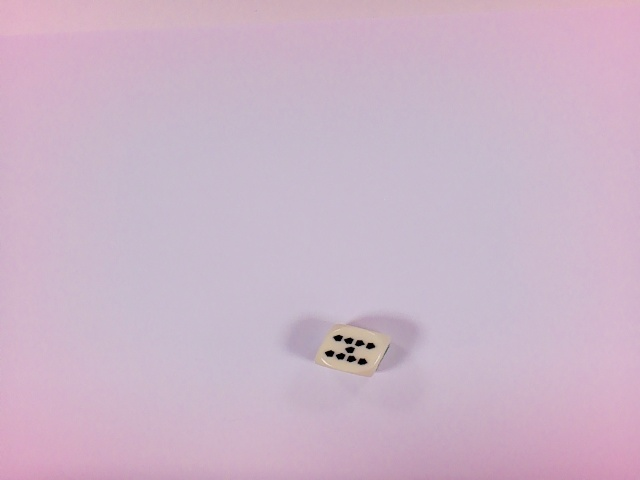
#> input picture data/raw/1/dice_1_20260409_150433_292006.jpg, 640 x 480 px; its folder holds only this picture in this run
$ python preprocess_dataset.py
#> lines starting #> are read from the running program, lines starting #| are printed output that depends on the picture; after the words box and inside, x2 and y2 are one past the last pixel; in counts of white or black regions, pixels touching at a corner belong together
#> in preprocess_dataset, image is the input picture: shape (480, 640, 3); mean B, G, R 200, 180.8, 204
"""
Dataset preprocessing script for Poker Dice Classifier.

For each image in data/raw/<class>/:
    1. Detects the dice automatically using edge detection (Canny)
    2. Crops the detected area with a small margin
    3. Resizes to 224x224 pixels (MobileNetV2 input size)
    4. Saves to data/processed/<class>/

Usage:
    python preprocess_dataset.py
    python preprocess_dataset.py --input-dir data/raw --output-dir data/processed
    python preprocess_dataset.py --margin 20 --preview
"""

import argparse
import os

import cv2
import numpy as np


def detect_dice_bbox(image, margin=15):
    """
    Detects the dice bounding box using two strategies:
    1. Primary: color detection (beige/cream dice on pink/white background)
    2. Fallback: edge detection (Canny)

    Args:
        image: BGR image as numpy array.
        margin: extra pixels around the detected dice (default 15).

    Returns:
        Tuple (x, y, w, h) of the bounding box, or None if not detected.
    """
#> called with margin = 15
    h_img, w_img = image.shape[:2]
#> h_img = 480; w_img = 640

    # --- Strategy 1: color detection (beige/cream) ---
    hsv = cv2.cvtColor(image, cv2.COLOR_BGR2HSV)
#> hsv: shape (480, 640, 3); mean H, S, V 151, 30.9, 205.5
    lower_beige = np.array([10, 20, 150])
    upper_beige = np.array([40, 120, 255])
    mask = cv2.inRange(hsv, lower_beige, upper_beige)
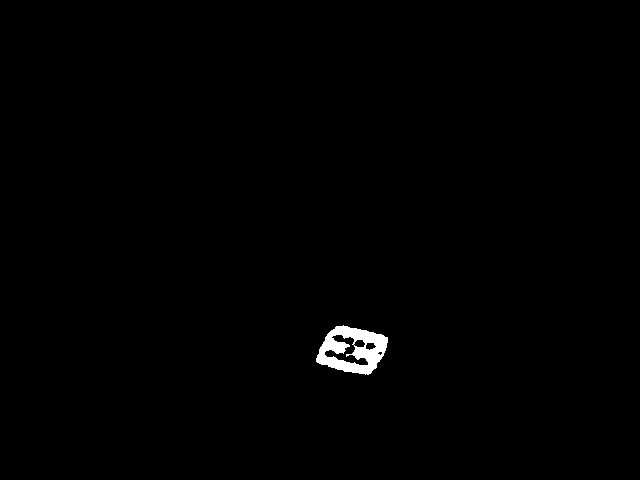
#> mask: shape (480, 640); 0.64% white; 1 white region, box (x1, y1, x2, y2) and area: (316, 325, 388, 375) 1970

    # Clean up noise
    kernel = np.ones((5, 5), np.uint8)
    mask = cv2.morphologyEx(mask, cv2.MORPH_CLOSE, kernel)
#> mask: shape (480, 640); 0.68% white; 1 white region, box (x1, y1, x2, y2) and area: (316, 325, 388, 375) 2093
    mask = cv2.morphologyEx(mask, cv2.MORPH_OPEN, kernel)
#> mask: shape (480, 640); 0.64% white; 1 white region

    contours, _ = cv2.findContours(
        mask, cv2.RETR_EXTERNAL, cv2.CHAIN_APPROX_SIMPLE
    )
#> contours = 1 contour; box (x1, y1, x2, y2) and area: (317, 326, 388, 374) 2436

    if contours:
        largest = max(contours, key=cv2.contourArea)
#> largest = contour of 82 points, box (x1, y1, x2, y2) (317, 326, 388, 374), area 2436
        if cv2.contourArea(largest) > 500:
            x, y, w, h = cv2.boundingRect(largest)
#> x = 317; y = 326; w = 71; h = 48
            x = max(0, x - margin)
#> x = 302
            y = max(0, y - margin)
#> y = 311
            w = min(w_img - x, w + 2 * margin)
#> w = 101
            h = min(h_img - y, h + 2 * margin)
#> h = 78
            return x, y, w, h

    # --- Strategy 2: fallback with Canny ---
    gray = cv2.cvtColor(image, cv2.COLOR_BGR2GRAY)
    blurred = cv2.GaussianBlur(gray, (5, 5), 0)
    edges = cv2.Canny(blurred, threshold1=30, threshold2=100)
    kernel2 = np.ones((5, 5), np.uint8)
    dilated = cv2.dilate(edges, kernel2, iterations=2)

    contours2, _ = cv2.findContours(
        dilated, cv2.RETR_EXTERNAL, cv2.CHAIN_APPROX_SIMPLE
    )

    if not contours2:
        return None

    largest2 = max(contours2, key=cv2.contourArea)
    if cv2.contourArea(largest2) < 1000:
        return None

    x, y, w, h = cv2.boundingRect(largest2)
    x = max(0, x - margin)
    y = max(0, y - margin)
    w = min(w_img - x, w + 2 * margin)
    h = min(h_img - y, h + 2 * margin)
    return x, y, w, h


def preprocess_image(image, target_size=(224, 224), margin=15):
    """
    Detects the dice, crops it and resizes to target_size.

    Args:
        image: BGR image as numpy array.
        target_size: output size tuple (width, height).
        margin: extra pixels around the detected dice.

    Returns:
        Preprocessed image, or None if dice not detected.
    """
    bbox = detect_dice_bbox(image, margin=margin)
#> bbox = (302, 311, 101, 78)

    if bbox is None:
        return None

    x, y, w, h = bbox
#> x = 302; y = 311; w = 101; h = 78
    cropped = image[y:y + h, x:x + w]
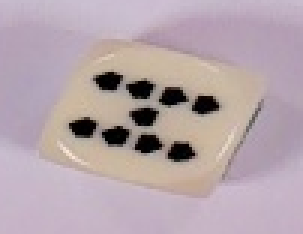
#> cropped: shape (78, 101, 3) (shown 3 times larger); mean B, G, R 171, 164.8, 181.2
    resized = cv2.resize(cropped, target_size)
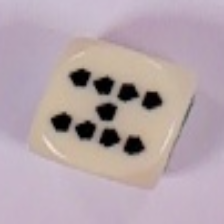
#> resized: shape (224, 224, 3); mean B, G, R 170.9, 164.7, 181.1

    return resized


def preprocess_dataset(input_dir, output_dir, margin, preview):
    """Processes all images in input_dir and saves them to output_dir."""

    classes = [str(i) for i in range(1, 7)]
    total_ok = 0
    total_failed = 0

    for cls in classes:
        input_cls_dir = os.path.join(input_dir, cls)
        output_cls_dir = os.path.join(output_dir, cls)

        if not os.path.exists(input_cls_dir):
            print(f"Skipping class {cls}: folder not found.")
            continue

        os.makedirs(output_cls_dir, exist_ok=True)

        images = [f for f in os.listdir(input_cls_dir) if f.endswith(".jpg")]
        print(f"\nClass {cls}: processing {len(images)} images...")

        ok = 0
        failed = 0

        for filename in images:
            input_path = os.path.join(input_cls_dir, filename)
            image = cv2.imread(input_path)

            if image is None:
                print(f"  ERROR reading: {filename}")
                failed += 1
                continue

            processed = preprocess_image(image, margin=margin)

            if processed is None:
                print(f"  WARNING: dice not detected in {filename}")
                failed += 1
                continue

            # Show preview if requested
            if preview:
                cv2.imshow(f"Class {cls} - Preview", processed)
                key = cv2.waitKey(200) & 0xFF
                if key == ord("q"):
                    print("Preview interrupted by user.")
                    cv2.destroyAllWindows()
                    return

            output_path = os.path.join(output_cls_dir, filename)
            cv2.imwrite(output_path, processed)
            ok += 1

        print(f"  OK: {ok} | Failed: {failed}")
        total_ok += ok
        total_failed += failed
#> pass 2 of the loop in preprocess_dataset, `for cls in classes:`:
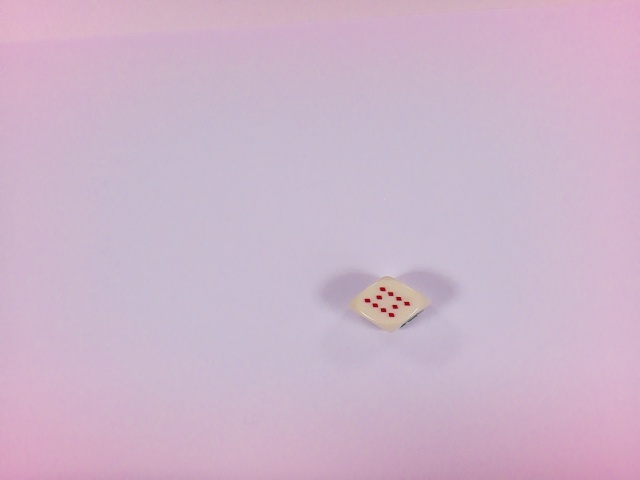
#> input picture data/raw/2/dice_2_20260409_152426_266149.jpg, 640 x 480 px
#> in preprocess_dataset, image is the input picture: shape (480, 640, 3); mean B, G, R 201.9, 181.1, 205
#> hsv: shape (480, 640, 3); mean H, S, V 149.8, 32.2, 207.1
#> in detect_dice_bbox (call 2), `mask = cv2.inRange(hsv, lower_beige, upper_beige)`:
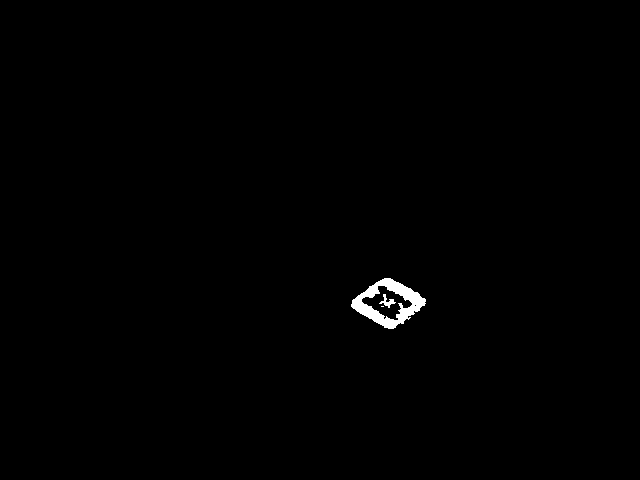
#> mask: shape (480, 640); 0.52% white; 3 white regions (1 under 20 px), largest, box (x1, y1, x2, y2) and area: (351, 278, 426, 329) 1500, (379, 294, 396, 308) 84
#> contours = 1 contour; box (x1, y1, x2, y2) and area: (352, 278, 426, 329) 2228
#> largest = contour of 102 points, box (x1, y1, x2, y2) (352, 278, 426, 329), area 2228
#> in detect_dice_bbox (call 2), `x, y, w, h = cv2.boundingRect(largest)`: x = 352; y = 278; w = 74; h = 51
#> in detect_dice_bbox (call 2), `x = max(0, x - margin)`: x = 337
#> in detect_dice_bbox (call 2), `y = max(0, y - margin)`: y = 263
#> in detect_dice_bbox (call 2), `w = min(w_img - x, w + 2 * margin)`: w = 104
#> in detect_dice_bbox (call 2), `h = min(h_img - y, h + 2 * margin)`: h = 81
#> bbox = (337, 263, 104, 81)
#> in preprocess_image (call 2), `x, y, w, h = bbox`: x = 337; y = 263; w = 104; h = 81
#> cropped: shape (81, 104, 3)
#> in preprocess_image (call 2), `resized = cv2.resize(cropped, target_size)`:
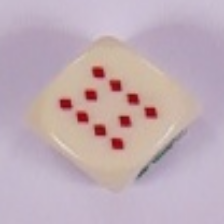
#> resized: shape (224, 224, 3); mean B, G, R 181.7, 172.8, 192.4

    cv2.destroyAllWindows()
    print(f"\nDone! Total OK: {total_ok} | Total failed: {total_failed}")


def main():
    parser = argparse.ArgumentParser(
        description="Preprocess dice images for training."
    )
    parser.add_argument(
        "--input-dir",
        default="data/raw",
        help="Input directory (default: data/raw)",
    )
    parser.add_argument(
        "--output-dir",
        default="data/processed",
        help="Output directory (default: data/processed)",
    )
    parser.add_argument(
        "--margin",
        type=int,
        default=15,
        help="Margin in pixels around detected dice (default: 15)",
    )
    parser.add_argument(
        "--preview",
        action="store_true",
        help="Show a preview of each processed image",
    )
    args = parser.parse_args()

    print(f"Input:  {args.input_dir}")
    print(f"Output: {args.output_dir}")
    print(f"Margin: {args.margin}px")
    print(f"Preview: {args.preview}\n")

    preprocess_dataset(
        input_dir=args.input_dir,
        output_dir=args.output_dir,
        margin=args.margin,
        preview=args.preview,
    )


if __name__ == "__main__":
    main()
